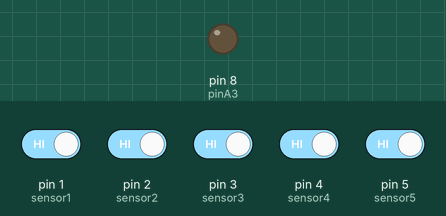
Simulated run of this sketch. Board: Arduino Uno, built with avr-gcc and run on an emulated ATmega328P. On the bench: output pins drawn as LEDs (lit = HIGH). The test bench sets the inputs (shaded band); at power-on: pin 1 (sensor1), pin 2 (sensor2), pin 3 (sensor3), pin 4 (sensor4), pin 5 (sensor5) HIGH.

Above: at 1.2 s.
1.3 s: pin 1 (sensor1) driven LOW
At 1.7 s:
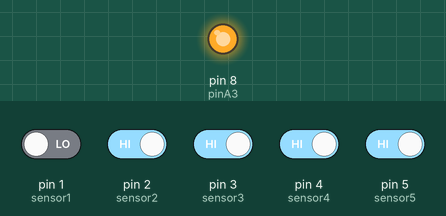
4.3 s: pin 1 (sensor1) driven HIGH
At 5.5 s:
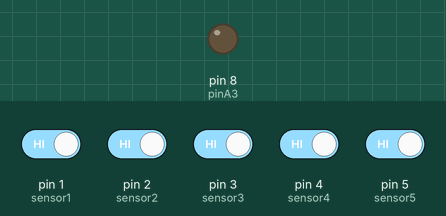
5.8 s: pin 2 (sensor2) driven LOW
At 6.2 s:
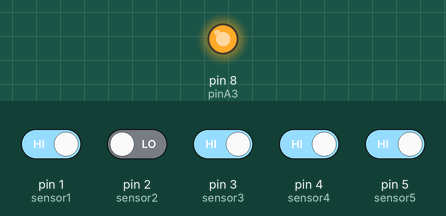
Timing chart, 0 to 8.8 s (numbered marks = the images above; inputs shaded):
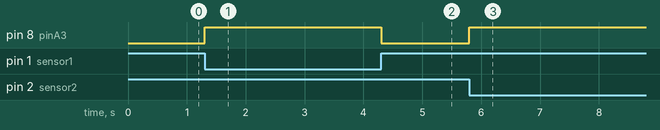

The sketch:

a3_sensors.ino
```cpp
int sensor1 = 1;
int sensor2 = 2;
int sensor3 = 3;
int sensor4 = 4;
int sensor5 = 5;
int pinA3 = 8;
int contador = 0;
int contadorEspecial = 0;

void setup() {
  // put your setup code here, to run once:
pinMode(sensor1, INPUT);
pinMode(sensor2, INPUT);
pinMode(sensor3, INPUT);
pinMode(sensor4, INPUT);
pinMode(sensor5, INPUT);
pinMode(pinA3, OUTPUT);
}

void loop() {
  // put your main code here, to run repeatedly:
  int lecsen1 = digitalRead(sensor1);
  int lecsen2 = digitalRead(sensor2);
  int lecsen3 = digitalRead(sensor3);
  int lecsen4 = digitalRead(sensor4);
  int lecsen5 = digitalRead(sensor5);

  if(lecsen1==LOW || lecsen2==LOW || lecsen3==LOW || lecsen4==LOW){
        contador = contador +1;
        Serial.print(contador);
    }

   if(contador==4 || contador==3 && contadorEspecial==1){
    digitalWrite(pinA3,HIGH);
    delay(500);
    digitalWrite(pinA3,LOW);
    contador = 0;
    contadorEspecial = 0;
    Serial.print("Pulso Mandado");
    }

    if(lecsen5==LOW){
      contadorEspecial=1;
      }


}
```

Measured:
- after the input at 1.3 s, pin 8 (pinA3): LOW → HIGH at once
- after the input at 4.3 s, pin 8 (pinA3): HIGH → LOW at once
- after the input at 5.8 s, pin 8 (pinA3): LOW → HIGH at once
